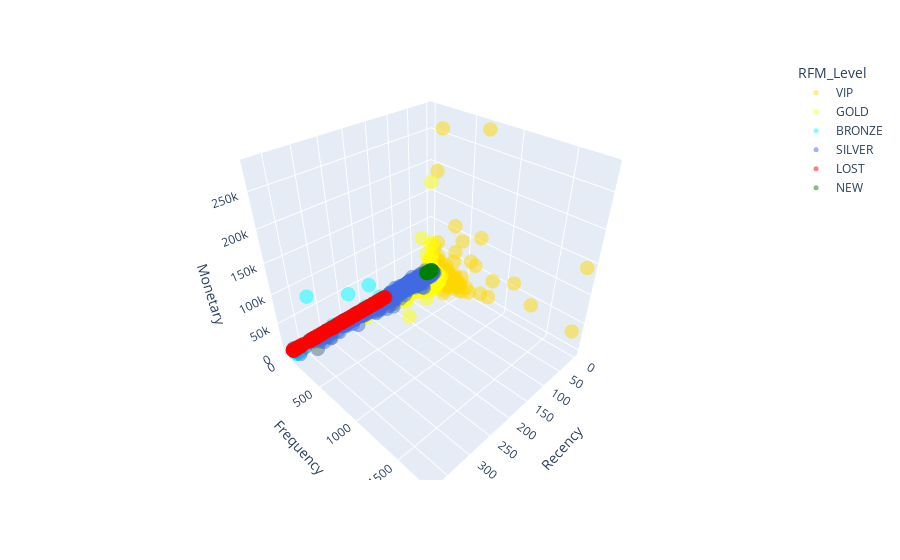

Source (notebook cell):
### Markdown cell above
## 3D Plot

### Code cell
fig = px.scatter_3d(df_RFM,x='Recency',y='Frequency',z='Monetary',color='RFM_Level',opacity=0.5,color_discrete_map=color_dict)
fig.update_traces(marker = dict(size = 5),selector=dict(mode = 'markers'))
fig.show()

### Figure 1 — Plotly figure (JSON) as saved in the notebook; plotly's stock layout.template omitted (floating-point values rounded to 4 significant figures; data arrays with more than 128 entries replaced by an {"elided": "..."} marker saying what was removed)
{"data": [{"hovertemplate": "RFM_Level=VIP<br>Recency=%{x}<br>Frequency=%{y}<br>Monetary=%{z}<extra></extra>", "legendgroup": "VIP", "marker": {"color": "gold", "opacity": 0.5, "size": 5, "symbol": "circle"}, "mode": "markers", "name": "VIP", "scene": "scene", "showlegend": true, "type": "scatter3d", "x": {"elided": "810 int values"}, "y": {"elided": "810 int values"}, "z": {"elided": "810 float values"}}, {"hovertemplate": "RFM_Level=GOLD<br>Recency=%{x}<br>Frequency=%{y}<br>Monetary=%{z}<extra></extra>", "legendgroup": "GOLD", "marker": {"color": "yellow", "opacity": 0.5, "size": 5, "symbol": "circle"}, "mode": "markers", "name": "GOLD", "scene": "scene", "showlegend": true, "type": "scatter3d", "x": {"elided": "863 int values"}, "y": {"elided": "863 int values"}, "z": {"elided": "863 float values"}}, {"hovertemplate": "RFM_Level=BRONZE<br>Recency=%{x}<br>Frequency=%{y}<br>Monetary=%{z}<extra></extra>", "legendgroup": "BRONZE", "marker": {"color": "cyan", "opacity": 0.5, "size": 5, "symbol": "circle"}, "mode": "markers", "name": "BRONZE", "scene": "scene", "showlegend": true, "type": "scatter3d", "x": {"elided": "1294 int values"}, "y": {"elided": "1294 int values"}, "z": {"elided": "1294 float values"}}, {"hovertemplate": "RFM_Level=SILVER<br>Recency=%{x}<br>Frequency=%{y}<br>Monetary=%{z}<extra></extra>", "legendgroup": "SILVER", "marker": {"color": "royalblue", "opacity": 0.5, "size": 5, "symbol": "circle"}, "mode": "markers", "name": "SILVER", "scene": "scene", "showlegend": true, "type": "scatter3d", "x": {"elided": "953 int values"}, "y": {"elided": "953 int values"}, "z": {"elided": "953 float values"}}, {"hovertemplate": "RFM_Level=LOST<br>Recency=%{x}<br>Frequency=%{y}<br>Monetary=%{z}<extra></extra>", "legendgroup": "LOST", "marker": {"color": "red", "opacity": 0.5, "size": 5, "symbol": "circle"}, "mode": "markers", "name": "LOST", "scene": "scene", "showlegend": true, "type": "scatter3d", "x": {"elided": "362 int values"}, "y": {"elided": "362 int values"}, "z": {"elided": "362 float values"}}, {"hovertemplate": "RFM_Level=NEW<br>Recency=%{x}<br>Frequency=%{y}<br>Monetary=%{z}<extra></extra>", "legendgroup": "NEW", "marker": {"color": "green", "opacity": 0.5, "size": 5, "symbol": "circle"}, "mode": "markers", "name": "NEW", "scene": "scene", "showlegend": true, "type": "scatter3d", "x": [15, 4, 11, 1, 7, 7, 15, 1, 15, 15, 10, 11, 16, 4, 1, 4, 1, 15, 10, 11, 2, 7, 9, 1, 14, 3, 7, 8, 3, 9, 4, 9, 5, 9, 10, 7, 10, 11, 5, 3, 15, 11, 7, 10, 14, 15, 16, 4, 4, 8, 7, 10, 7, 15, 3, 14, 14], "y": [9, 15, 13, 3, 11, 15, 5, 11, 7, 12, 14, 13, 10, 8, 10, 2, 7, 9, 7, 15, 1, 1, 13, 12, 14, 9, 12, 9, 12, 3, 11, 8, 9, 10, 9, 4, 5, 13, 7, 5, 8, 2, 1, 5, 3, 6, 1, 7, 7, 5, 2, 2, 4, 1, 3, 2, 1], "z": [306.7, 303.8, 279.1, 270.6, 270.0, 266.4, 258.4, 252.5, 250.3, 250.2, 246.3, 245.1, 231.9, 230.7, 227.4, 220.1, 216.3, 215.5, 214.0, 213.3, 204, 204, 202.1, 196.9, 196.8, 179.0, 178.1, 176.6, 172.1, 170.2, 168.9, 168.2, 163.6, 160.2, 144.9, 144, 137, 127.9, 126.1, 124.2, 122.6, 114.6, 104, 102.5, 100.9, 93.78, 90.48, 90.04, 89.94, 80.8, 77.5, 77.4, 52.2, 49.8, 41.99, 35.4, 0]}], "layout": {"legend": {"title": {"text": "RFM_Level"}, "tracegroupgap": 0}, "margin": {"t": 60}, "scene": {"domain": {"x": [0, 1], "y": [0, 1]}, "xaxis": {"title": {"text": "Recency"}}, "yaxis": {"title": {"text": "Frequency"}}, "zaxis": {"title": {"text": "Monetary"}}}}}
